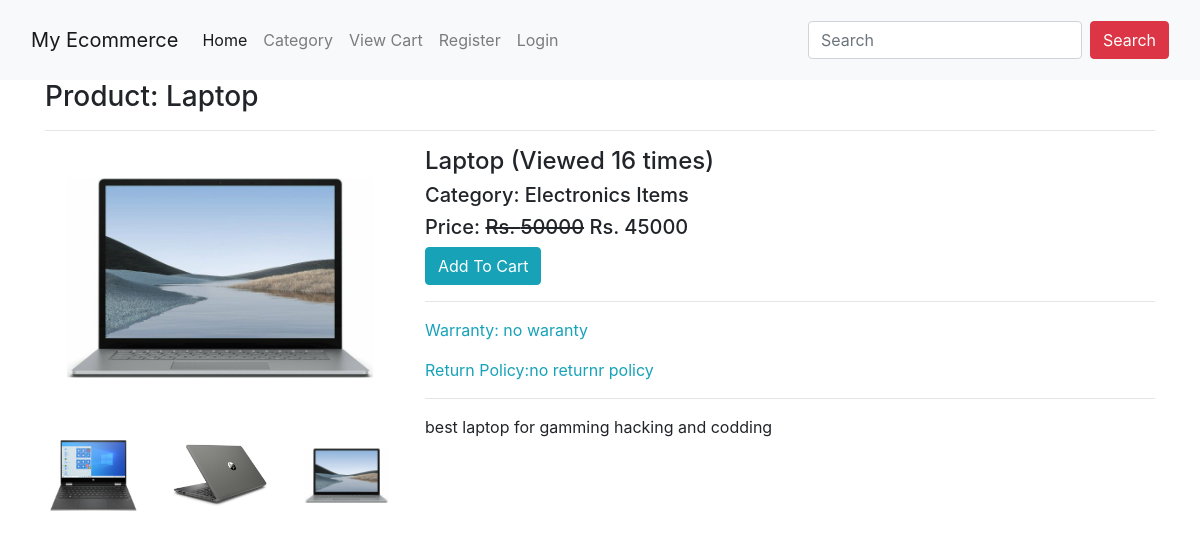
Screenshot of /college/product/laptop/ with the database file from the repository.
### college/models.py (models this page shows, shortened)
class Product(models.Model): #second ye module banaya
    title = models.CharField(max_length=200)
    slug = models.SlugField(unique=True)
    category = models.ForeignKey(Category, on_delete=models.CASCADE)
    image = models.ImageField(upload_to="products")
    marked_price = models.PositiveIntegerField()
    selling_price = models.PositiveIntegerField()
    description = models.TextField()
    warranty = models.CharField(max_length=300, null=True, blank=True)
    return_policy = models.CharField(max_length=300, null=True, blank=True)
    view_count = models.PositiveIntegerField(default=0)

class ProductImage(models.Model):
    product = models.ForeignKey(Product, on_delete=models.CASCADE)
    image = models.ImageField(upload_to="products/images/") #product ke under images nam ki directry me save hoga product tables se related images

class Category(models.Model): #pahle ye module banya
    title = models.CharField(max_length=200)
    slug = models.SlugField(unique=True)
    def __str__(self):
        return self.title

### college/views.py (the view)
# urls.py: path("product/<slug:slug>/", ProductDetailView.as_view(), name="productdetail"),
class ProductDetailView(EcomMixin,TemplateView): #Shows Product Details On Clicking Product At Home Page
    template_name = "college/product_detail.html"
    def get_context_data(self, **kwargs):
        context = super().get_context_data(**kwargs)
        url_slug = self.kwargs['slug']
        product = Product.objects.get(slug=url_slug)
        product.view_count += 1
        product.save()
        context['product'] = product
        return context

### college/views.py (called while the page is built)
    def dispatch(self, request, *args, **kwargs):
        cart_id = request.session.get("cart_id") #Session Framework is used for Handeling Multiple Users Data--> 'cart_id' key used to Get Data of Html Element cart_id with Unique Session id
        if cart_id: #if cart_id has data then follow the process below
            cart_obj = Cart.objects.get(id=cart_id) #Storing Data In Cart_id key inside cart_obj variable
            if request.user.is_authenticated and request.user.customer:
                cart_obj.customer = request.user.customer #Saving new Items inside cart_obj
                cart_obj.save()
        return super().dispatch(request, *args, **kwargs)

### college/templates/college/product_detail.html (shortened to what this page needs)
{% extends 'base.html' %}
{% block content %}
<div class="container">
    <h3>Product: {{product.title}}</h3><hr>
    <div class="row">
        <div class="col-md-4">
        <img src="/media/{{product.image}}" class="card-img-top" alt="...">
         <div class="row">
                {% for pi in product.productimage_set.all %}
                <div class="col-md-4 p-3">
                    <a href="{{pi.image.url}}" target="_blank">
                        <img src="{{pi.image.url}}" class="img-fluid" style="height: 100px; object-fit: contain;" alt="">
                    </a>
                </div>
                {% endfor %}
            </div>
        </div>
           <div class="col-md-8">
            <h4>{{product.title}} (Viewed {{product.view_count}} times)</h4>
            <h5>Category: {{product.category}}</h5>
            <h5>Price: <strike>Rs. {{product.marked_price}}</strike> Rs. {{product.selling_price}}</h5>
            <a  class="btn btn-info">Add To Cart</a>
            <hr>
            <p class="text-info">Warranty: {{product.warranty}}</p>
            <p class="text-info">Return Policy:{{product.return_policy}}</p>
            <hr>
            <p>{{product.description}}</p>
        </div>
    </div>
</div>
{% endblock %}

### rows the page displays
Product: title "Laptop", image (picture), view_count "16", category "Electronics Items", marked_price "50000", selling_price "45000", warranty "no waranty", return_policy "no returnr policy", description "best laptop for gamming hacking and codding"
ProductImage: image (picture)
ProductImage: image (picture)
ProductImage: image (picture)
